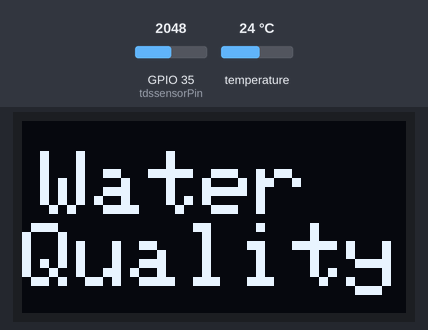
Simulated run of this sketch. Board: ESP32. Parts: 128×64 one-colour display. The test bench sets the inputs (shaded band); at power-on: temperature 24 °C, GPIO 35 (tdssensorPin) = 2048. WiFi joins after 1.5 s; servers stay silent unless stated; what the sketch prints to the serial monitor is not drawn.

Above: at 5.2 s.
5.3 s: temperature set to 12 °C
At 11.6 s:
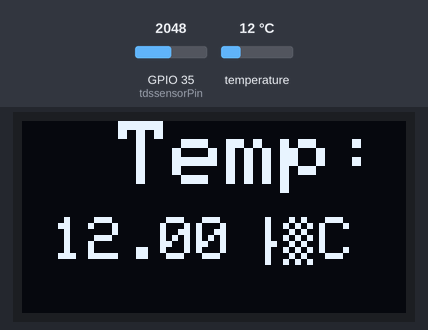
13.3 s: GPIO 35 (tdssensorPin) set to 2866
At 23.3 s:
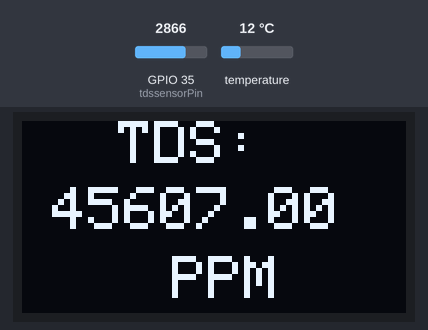
23.6 s: temperature set to 19 °C
At 27.0 s:
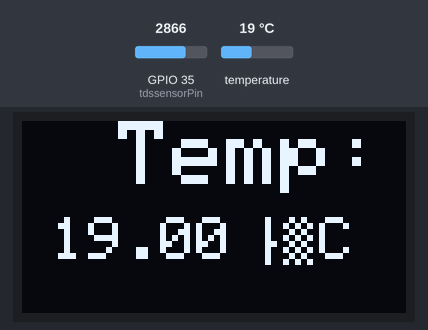
29.3 s: GPIO 35 (tdssensorPin) set to 3603
At 38.6 s:
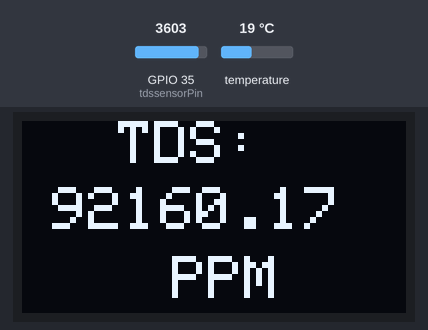
39.0 s: temperature set to 28 °C
At 42.3 s:
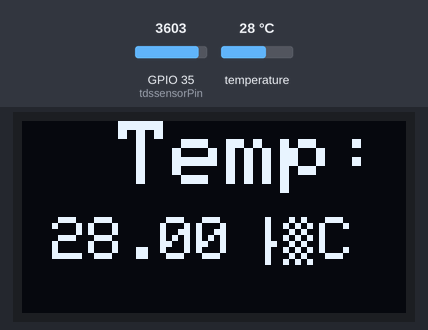
44.7 s: GPIO 35 (tdssensorPin) set to 4095
At 53.6 s:
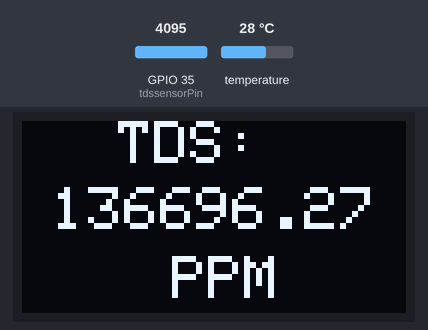
Timing chart, 0 to 55.1 s (numbered marks = the images above; inputs shaded):
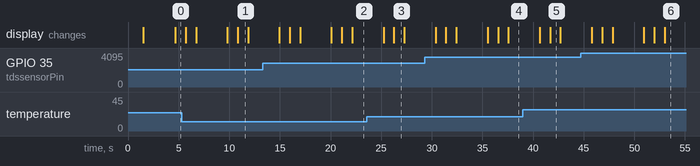

The sketch:

tds_and_temp_basic_thingspeak_code.ino
```cpp
#include "WiFi.h"
#include <Arduino.h>
#include "ThingSpeak.h"
#include <WiFiClient.h>
#include <WiFiAP.h>
#include "OneWire.h"
#include "DallasTemperature.h"
#include <Adafruit_SH1106.h>
#include <Adafruit_GFX.h>


// ThingSpeak Channel ID and Api Keys
#define CHANNEL_ID 1726478
#define CHANNEL_API_KEY "U0TZ9AM1ESPJKTB6"

// tds And temp

OneWire oneWire(27);
DallasTemperature tempSensor(&oneWire);
#define tdssensorPin 35

//PH pin

const int potPin=27;

int tdssensorValue = 0;
float tdsValue = 0;
float Voltage = 0;
float Temp=0;


// // motor pins
// int pump1 = 17 ;
// int pump2 = 16 ;

// // ultrasonic pins
// const int trigPin = 16;
// const int echoPin = 17;

// //define sound speed in cm/uS
// #define SOUND_SPEED 0.034
// #define totallevel 10
//
// long duration;
// float distanceCm;
// long levelValue ;

// oled pins

#define OLED_SDA 21
#define OLED_SCL 22

Adafruit_SH1106 display(21, 22);

#define NUMFLAKES 10
#define XPOS 0
#define YPOS 1
#define DELTAY 2

#if (SH1106_LCDHEIGHT != 64)
#error("Height incorrect, please fix Adafruit_SH1106.h!");
#endif

WiFiClient client;

// Wifi Details

const char *ssid = "Spidy Sasi";
const char *password = "10.10.0.1";

void setup()
{
// pinMode(pump1, OUTPUT);
// pinMode(pump2, OUTPUT);

// pinMode(trigPin, OUTPUT);
// pinMode(echoPin, INPUT);

pinMode(OLED_SDA, INPUT_PULLUP);
pinMode(OLED_SCL, INPUT_PULLUP);
Serial.begin(115200);

WiFi.localIP();
WiFi.begin(ssid, password);

while (WiFi.status() != WL_CONNECTED)
{
delay(500);
Serial.println("Connecting to WiFi..");
}

Serial.println("Connected to the WiFi network");
Serial.println(WiFi.localIP());

display.begin(SH1106_SWITCHCAPVCC, 0x3C);
display.display();
delay(1000);

tempSensor.begin();
ThingSpeak.begin(client);
}

void loop()
{
// digitalWrite(trigPin, LOW);
// delay(200);
// digitalWrite(trigPin, HIGH);
// delay(200);
// digitalWrite(trigPin, LOW);
// duration = pulseIn(echoPin, HIGH);
// distanceCm = duration * SOUND_SPEED/2; //formula
// Serial.println(distanceCm);
//
// levelValue=totallevel-distanceCm;


// //cleaning water before to get data
// digitalWrite(pump2, LOW); //Switch Solenoid ON
// delay(3000);
// Serial.println("motor 2 high");//Wait 1 Second
// delay(1000); //Wait 1 Second
// digitalWrite(pump2, HIGH); //Switch Solenoid OFF Serial.println("hi");
// Serial.println("motor 2 low");//Wait 1 Second
// delay(3000);
//
// //Getting water in to tank
//
// digitalWrite(pump1,LOW);
// Serial.println("motor 1 high");//Switch Solenoid ON
// delay(3000); //Wait 1 Second
// digitalWrite(pump1, HIGH);
// Serial.println("motor 1 low");//Switch Solenoid OFF
// delay(3000);

//sensors data

//temp and tds value
tdssensorValue = analogRead(tdssensorPin);
Voltage = tdssensorValue*3.3/1024.0; //Convert analog reading to Voltage
tdsValue=(133.42*Voltage*Voltage*Voltage - 255.86*Voltage*Voltage + 857.39*Voltage)*0.5; //Convert voltage value to TDS value
Serial.print("TDS Value = ");
Serial.print(tdsValue);
Serial.println(" ppm");
tempSensor.requestTemperaturesByIndex(0);

Temp=tempSensor.getTempCByIndex(0);

Serial.print("Temperature: ");
Serial.print(Temp);
Serial.println(" C");


////level value
// Serial.print("level=");
// Serial.print(levelValue);
// Serial.println("cm");
//
// cleaning tank
// digitalWrite(pump2, LOW); //Switch Solenoid ON
// delay(3000);
// Serial.println("motor 2 high");//Wait 1 Second
// delay(1000); //Wait 1 Second
// digitalWrite(pump2, HIGH); //Switch Solenoid OFF Serial.println("hi");
// Serial.println("motor 2 low");//Wait 1 Second
// delay(3000);


//thingspeak

ThingSpeak.setField(1,tdsValue);
ThingSpeak.setField(2,Temp);
// ThingSpeak.setField(5,levelValue);

ThingSpeak.writeFields(CHANNEL_ID,CHANNEL_API_KEY);

delay (1000);


//oled display

// display node name in round rect
display.setCursor(0,0);
display.fillRoundRect(0, 2, 128, 64, 8, BLACK);
display.setTextColor(WHITE);
display.setTextSize(3);
display.setCursor(6,10);
display.println("Water Quality");
display.display();
delay(1000);


// Temperarture
display.clearDisplay();

display.setCursor(32,0);
display.setTextSize(3);
display.setTextColor(WHITE);
display.println("Temp:");

display.setCursor(10,32);
display.setTextSize(2);
display.setTextColor(WHITE);
display.println(Temp);

display.setCursor(75,32);
display.setTextSize(2);
display.setTextColor(WHITE);
display.println("°C");

display.display();
delay(1000);

// TDS

display.clearDisplay();


display.setCursor(32,0);
display.setTextSize(2);
display.setTextColor(WHITE);
display.println("TDS:");

display.setCursor(10,22);
display.setTextSize(2);
display.setTextColor(WHITE);
display.println(tdsValue);

display.setCursor(50,45);
display.setTextSize(2);
display.setTextColor(WHITE);
display.println("PPM");

display.display();
delay(1000);

}
```

Measured:
- what the display in image 1 shows lasts 1.1 s, from 10.8 s to 11.9 s
